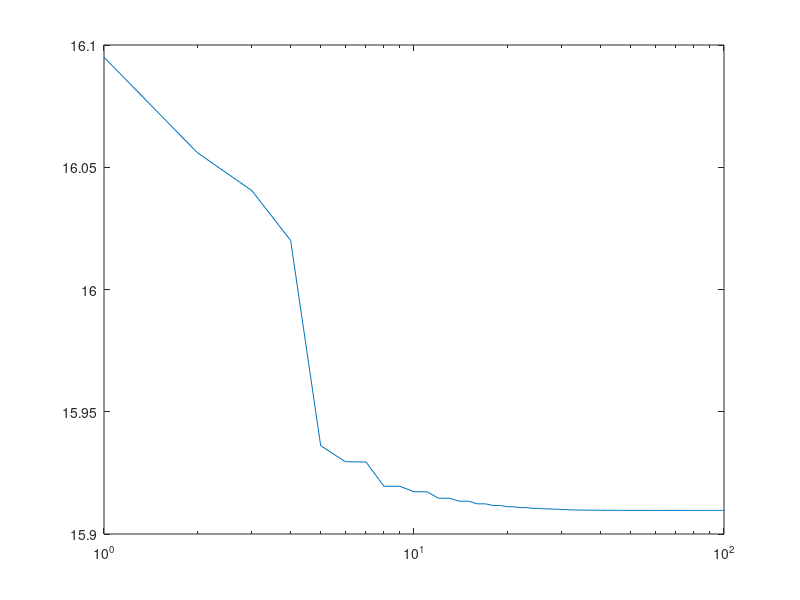
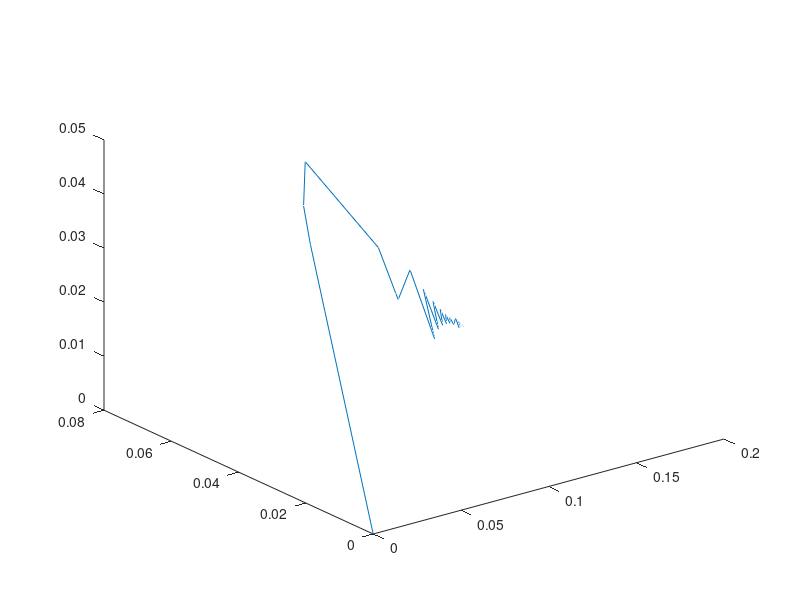

Write MATLAB code to recreate these figures, in order.
function [x, value] =  NLDOnewton1()
f = @(x1,x2,x3) (exp(x1+1) + exp(-2*x1+1) + exp(x2+1) + exp(-2*x2+1) + exp(x3+1) ...
    + exp(-2*x3+1) + (x1 + 4*x2 + 6*x3)^4);
gradf = @(x1,x2,x3) [(exp(x1+1) + (-2)* exp(-2*x1+1) + 4*(x1 + 4*x2 + 6*x3)^3);...
    (exp(x2+1) +(-2)*exp(-2*x2+1) + 16*(x1 + 4*x2 + 6*x3)^3);...
    (exp(x3+1) +(-2)*exp(-2*x3+1) +24*(x1 + 4*x2 + 6*x3)^3)];
hessf = @(x1,x2,x3) [exp(x1+1)+4*exp(-2*x1+1)+12*(x1 + 4*x2 + 6*x3)^2,12*4*(x1+4*x2+6*x3)^2, 12*6*(x1+4*x2+6*x3)^2;...
                    48*(x1+4*x2+6*x3)^2, exp(x2+1)+4*exp(-2*x2+1)+48*4*(x1+4*x2+6*x3)^2, 48*6*(x1+4*x2+6*x3)^2;...
                    24*3*(x1+4*x2+6*x3)^2, 24*3*4*(x1+4*x2+6*x3)^2, exp(x3+1)+4*exp(-2*x3+1)+24*3*6*(x1+4*x2+6*x3)^2];
                            
x0 = zeros(3,1);
s = 0.5;
iter = 0;
alpha = 0.1;
beta = 0.3;
epsilon = 1e-4;
x = x0;
x1 = x(1);
x2 = x(2);
x3 = x(3);
value = f(x1,x2,x3);
grad = gradf(x1,x2,x3);
hess = hessf(x1,x2,x3);
xx = zeros(1,100);
points = zeros(3,100);
points(1:3,1) = x;
d = hess\grad;
while (norm(grad)>epsilon) 
    iter=iter+1;
    t=s;
    nv = x-t*d;
    while f(nv(1),nv(2),nv(3))> value-alpha*t*grad'*d
        t = beta*t;
        nv = x-t*d;
    end
    x = x-t*d;
    d = hess\grad;
    points(1:3,iter+1) = x;
    value = f(x(1),x(2),x(3));
    grad = gradf(x(1),x(2),x(3));
    fprintf('Iterations = %d, Norm of grad = %d, FN Value = %d \n', iter,norm(grad),value)
    xx(iter) = value; 
    
end
if length(xx) >= 100
    xx = xx(1:100);
    points = points(1:3,1:100);
else
    xx(iter:100) = xx(iter);
    points(1,iter:100) = points(1,iter);
    points(2,iter:100) = points(2,iter);
    points(3,iter:100) = points(3,iter);
end
k = 1:100;
figure(1)
semilogx(k,xx)
figure(2)
plot3(points(1,:),points(2,:),points(3,:))
end